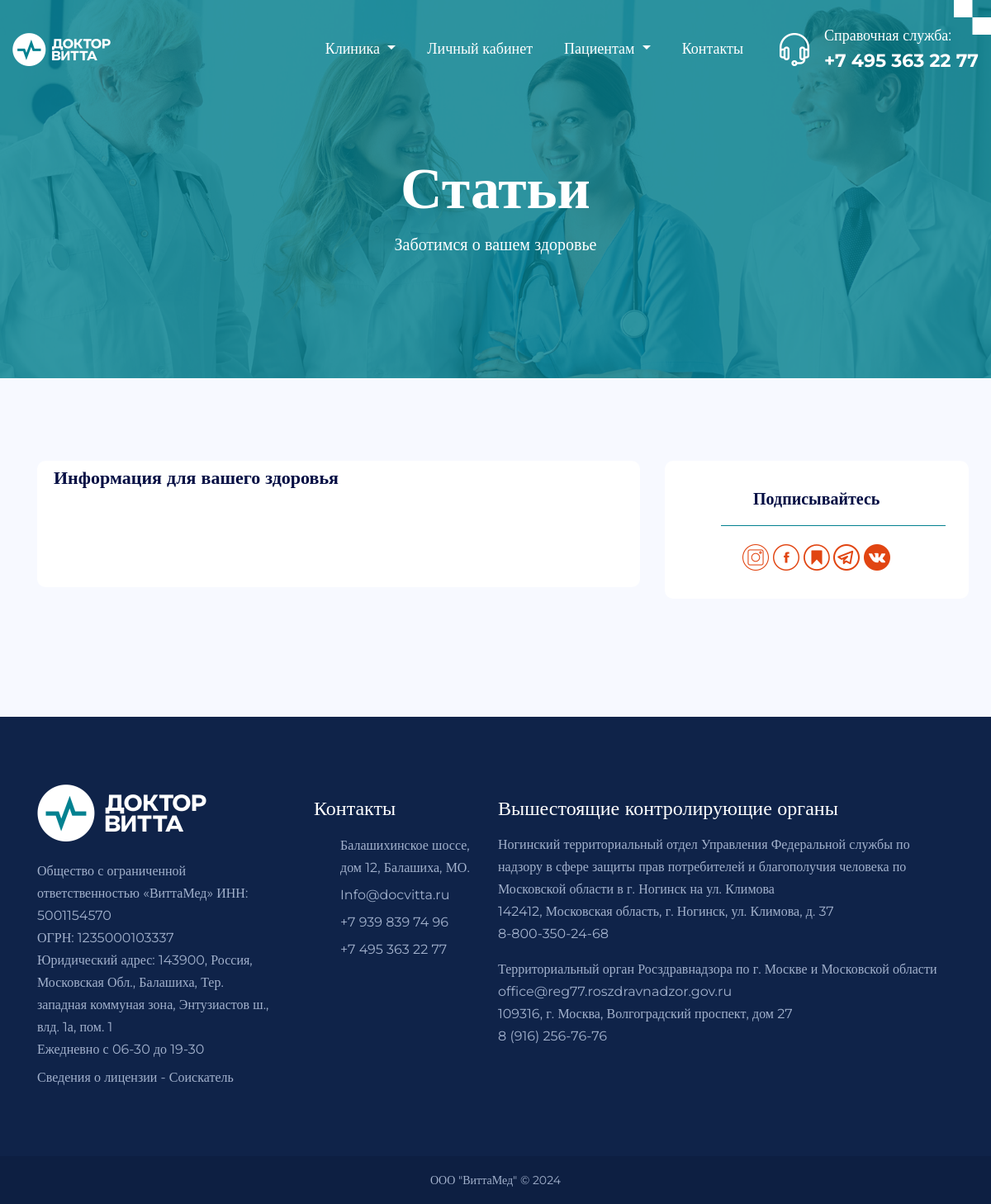
Page /article/ on the earlier database version.
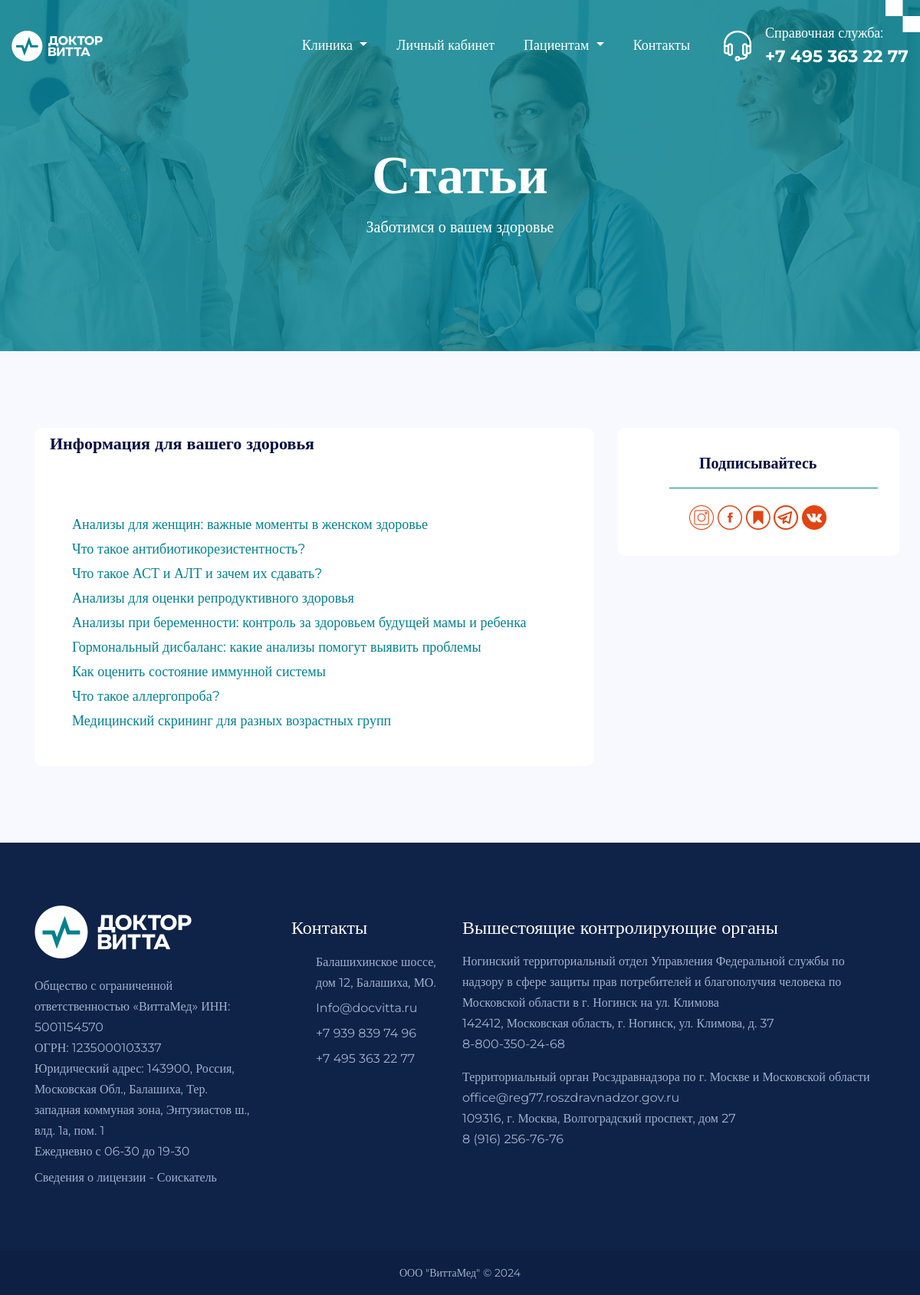
Same page on the later database version.
### homepage/models.py (models this page shows, shortened)
class Article(models.Model):
    name = models.CharField(max_length=100, verbose_name='Заголовок статьи')
    image = models.ImageField(upload_to='images/pages/', verbose_name='Изображение', null=True, blank=True)
    text = RichTextField(verbose_name='Контент статьи')

### homepage/views.py (the view)
# urls.py: path('article/', views.articles, name='articles'),
def articles(request):
    articles = Article.objects.all()
    pages = Page.objects.all()
    context = {'articles': articles, 'pages': pages}
    return render(request, 'homepage/articles.html', context=context)

### templates/homepage/articles.html (shortened to what this page needs)
{% extends 'base.html' %}
{% load static %}
{% block page_css %}
    <link rel="stylesheet" href="{% static 'assets/bootstrap/bootstrap.min.css'%}">
    <link rel="stylesheet" href="{% static 'assets/css/owl.carousel.min.css'%}">
    <link rel="stylesheet" href="{% static 'assets/css/aos.css'%}">
    <link rel="stylesheet" href="{% static 'assets/css/custom-style.css'%}">
    <link rel="stylesheet" href="{% static 'assets/css/responsive.css'%}">
    <link rel="stylesheet" href="{% static 'assets/css/special-classes.css'%}">
    <link rel="stylesheet" href="{% static 'assets/css/superclasses.css'%}">
    <link rel="stylesheet" href="{% static 'assets/css/custom.css'%}">
    <link rel="stylesheet" href="{% static 'assets/css/mobile.css'%}">
{% endblock %}
{% block content %}
    <section class="w-100 float-left sub-banner-con position-relative">
        <div class="wrapper2">
            <div class="sub-banner-inner-box banner-inner-box position-relative text-center w-100 float-left">
                <h1 data-aos="fade-up" data-aos-duration="700">Статьи</h1>
                <p data-aos="fade-up" data-aos-duration="700">Заботимся о вашем здоровье<br>
                    </p>
            </div>
        </div>
    </section>
    <section class="singleblog-section blogpage-section w-100 float-left">
        <div class="container">
            <div class="row">
                <div class="col-lg-8 col-md-12 col-sm-12 col-12">
                    <div class="main-box">
                        <div class="content1">
                            <h4 data-aos="fade-up" data-aos-duration="700">Информация для вашего здоровья</h4>
                            <div class="generic-list">
                                <ul class="list-unstyled mb-0 aos-init aos-animate" data-aos="fade-up" data-aos-duration="700">
                                    {% for article in articles %}
                                    <li><a href="/article/{{article.pk}}/">{{article.name}}</a></li>
                                    {% endfor %}
                                </ul>
                            </div>
                        </div>
                    </div>
                </div>
                <div class="col-lg-4 col-md-12 col-sm-12 col-12 column">
                    {% include 'socnetworks.html' %}
                </div>
            </div>
        </div>
    </section>
{% endblock %}

### templates/base.html (shortened to what this page needs)
{% load static %}
<!DOCTYPE html>
<html lang="en">
<head>
    {% block page_css %}{% endblock %}
</head>
<body>
{% include 'header.html' %}
{% block content %}{% endblock %}
{% include 'footer.html' %}
</body>
</html>

### templates/header.html (shortened to what this page needs)
{% load static %}
    <header class="w-100 float-left header-con">
        <div class="wrapper">
            <nav class="navbar navbar-expand-lg navbar-light p-0">
                <a class="navbar-brand" href="{% url 'homepage:index' %}">
                    <figure class="mb-0">
                        <img src="{% static 'assets/images/logo_dr_vitta_2.png' %}" alt="logo">
                    </figure>
                </a>
                <div class="collapse navbar-collapse justify-content-end" id="navbarSupportedContent">
                    <ul class="navbar-nav">
                        <li class="nav-item dropdown">
                            <a class="nav-link dropdown-toggle p-0"  id="navbarDropdown32" role="button"
                                data-toggle="dropdown" aria-haspopup="true" aria-expanded="false">
                                Клиника
                            </a>
                        </li>
                        <li class="nav-item">
                            <a class="nav-link p-0" href="https://docvitta.infoclinica.ru/" target="_blank">Личный кабинет</a>
                        </li>
                        <li class="nav-item dropdown">
                            <a class="nav-link dropdown-toggle p-0"  id="navbarDropdown3" role="button"
                                data-toggle="dropdown" aria-haspopup="true" aria-expanded="false">
                                Пациентам
                            </a>
                        </li>
                        <li class="nav-item">
                            <a class="nav-link p-0" href="{% url 'homepage:contact' %}">Контакты</a>
                        </li>
                    </ul>
                    <div class="header-contact d-flex align-items-center">
                        <div class="phone d-flex align-items-center">
                            <figure class="mb-0">
                                <img src="{% static 'assets/images/headphone-icon.png' %}" alt="headphone-icon">
                            </figure>
                            <div class="phone-txt">
                                <span class="d-block">Справочная служба:</span>
                                <a href="tel:+74953632277">+7 495 363 22 77</a>
                            </div>
                        </div>
                    </div>
                </div>
            </nav>
        </div>
    </header>

### templates/socnetworks.html
{% load static %}
<div class="box1 box3">
    <h5 data-aos="fade-up" data-aos-duration="700">Подписывайтесь</h5>
    <div class="">
        <ul class="mb-0 list-unstyled " data-aos="fade-up" data-aos-duration="700">
            <a
                    href="https://instagram.com/doctorvitta" target="_blank" class="text-decoration-none"><img
                    class="fab fa-instagram" src="{% static 'assets/images/instagram.png'%}"></a>
            <a href="https://ok.ru/group/70000004744559" target="_blank"
               class="text-decoration-none"><img
                    class="fab fa-facebook-f" src="{% static 'assets/images/facebook.png'%}"></a>
            <a
                    href="https://dzen.ru/doctorvitta" target="_blank"
                    class="text-decoration-none"><img class="fab fa-twitter"
                                                      src="{% static 'assets/images/bookmark_1.png'%}"></a>
            <a
                    href="https://t.me/docvitta" target="_blank"
                    class="text-decoration-none"><img class="fab fa-twitter"
                                                      src="{% static 'assets/images/telegram.png'%}"></a>
            <a href="https://vk.com/doctorvitta" target="_blank"
               class=""><img
                    class="fab fa-linkedin-in" src="{% static 'assets/images/vk.png'%}"></a>
        </ul>
    </div>
</div>

### templates/footer.html (shortened to what this page needs)
{% load static %}
    <section class="footer-main-section w-100 float-left">
        <div class="container">
            <div class="footer-inner-con">
                <div class="footer-box footer-logo-box">
                    <figure>
                        <img src="{% static 'assets/images/logo_dr_vitta_footer.png' %}" alt="footer-logo">
                    </figure>
                    <p>Общество с ограниченной ответственностью  «ВиттаМед»
                        ИНН: 5001154570<br>
                        ОГРН: 1235000103337<br>
                        Юридический адрес: 143900, Россия, Московская Обл., Балашиха, Тер. западная коммуная зона, Энтузиастов ш., влд. 1а, пом. 1<br>
                        Ежедневно с 06-30 до 19-30</p>
                    <p class="mb-0">Сведения о лицензии - Соискатель</p>
                </div>
                <div class="footer-box contact-details-box">
                    <h4>Контакты</h4>
                    <ul class="list-unstyled mb-0">
                        <li>Балашихинское шоссе, дом 12, Балашиха, МО.
                        </li>
                        <li><a href="mailto:Info@docvitta.ru">Info@docvitta.ru</a></li>
                        <li><a href="tel:+79398397496">+7 939 839 74 96</a></li>
                        <li><a href="tel:+74953632277">+7 495 363 22 77</a></li>
                    </ul>
                </div>
                <div class="footer-box footer-newsletter">
                    <h4>Вышестоящие контролирующие органы</h4>
                    <p>Ногинский территориальный отдел Управления Федеральной службы по надзору в сфере защиты прав потребителей и благополучия человека по Московской области в г. Ногинск на ул. Климова<br>
                        142412, Московская область, г. Ногинск, ул. Климова, д. 37<br>
                        8-800-350-24-68
                    </p>
                    <p>
                        Территориальный орган Росздравнадзора по г. Москве и Московской области<br>
                        office@reg77.roszdravnadzor.gov.ru<br>
                        109316, г. Москва, Волгоградский проспект, дом 27<br>
                        8 (916) 256-76-76
                    </p>
                </div>
            </div>
        </div>
    </section>
    <div class="copyright-con w-100 float-left text-center">
        <p class="mb-0">ООО "ВиттаМед" © 2024</p>
    </div>

### static/assets/css/custom-style.css (style rules this page uses)
:root { --primary-color:#FFF; --secondary-color:#1f1f1f; --accent: #5ad0ba; --text-color: #757887; --button-color: #243ffa; --e-global-color-secondary: #ffffff; --e-global-color-text: #b0b8db; --e-global-color-white: #ffffff; --e-global-color-black: #000000; --e-global-color-very-dark-blue: #0f1e5d; --e-global-color-vivid-yellow: #dfb405; --e-global-color-soft-red: #e45267; --e-global-color-dark-blue: #0d1a4f; --e-global-color-mostly-desaturated-dark-blue: #6f789e; --e-global-color-moderate-blue: #3c59d5; --e-global-color-bright-blue:#19296f; --e-global-color-soft-blue: #506ad9; --e-global-color-light-grayish-blue:#b0b8db; --e-global-color-very-bright-blue:#19296f; --e-global-color-very-soft-blue: #4e69d9; --e-global-color-dark-moderate-blue: #303f7e; --e-global-color-bright-moderate-blue: #334cb5; --e-global-color-soft-dark-blue: #283a8a; --e-global-color-very-dark-moderate-blue: #47548c; --e-global-color-very-light-moderate-blue: #4a65d8; --e-global-color-light-moderate-blue: #4d64cb; }
a { outline:none; color:#028190; text-decoration:none; }
.blogpage-section { position: relative; padding: 130px 0 120px; background: #f7f9ff; z-index: 1; }
.singleblog-section .main-box { border-radius: 10px; position: relative; background: var(--primary-color); transition: all 0.3s ease-in-out; padding: 10px 15px 40px 10px; width: 104%; margin-left: -45px; }
.singleblog-section .main-box .content1 { margin-left: 10px; }
.singleblog-section .main-box .content1 h4 { margin-bottom: 18px; }
.singleblog-section .column { margin-left: -20px; }
.singleblog-section .box1 { border-radius: 10px; background: var(--primary-color); padding: 34px 30px; margin-bottom: 43px; width: 110%; }
.singleblog-section .box1 h5 { text-align: center; margin-bottom: 42px; }
.singleblog-section .box1 h5:after { content: ""; border-bottom: 1px solid var(--button-color); position: absolute; width: 84%; height: 43px; left: 46px; }
.singleblog-section .box3 { text-align: center; padding: 30px 30px 60px; }
.singleblog-section .box3 h5 { margin-bottom: 43px; }
.singleblog-section .box3 h5:after { content: ""; border-bottom: 1px solid var(--button-color); position: absolute; width: 84%; height: 45px; left: 46px; }
.blogpage-section a { text-decoration: none; }
@media screen and (max-width: 1440px) { .blogpage-section { padding: 100px 0; } }
@media screen and (max-width: 1440px) { .singleblog-section .main-box { width: 100%; margin-left: 0; } }
@media screen and (max-width: 1440px) { .singleblog-section .column { margin-left: 0; } }
@media screen and (max-width: 1440px) { .singleblog-section .box1 { width: 105%; padding: 34px 22px; } }

### static/assets/css/special-classes.css (style rules this page uses)
:root { --primary-color:#FFF; --secondary-color:#030d43; --accent: #028190; --text-color: #757887; --button-color: #028190; }

### static/assets/css/superclasses.css (style rules this page uses)
:root { --primary--color: #030d43; --secondary--color: #028190; --text-color: #757887; --accent: #028190; --white-color: #fff; }
.wrapper { max-width: 1374px; margin-left: auto; margin-right: auto; }
.wrapper2 { max-width: 1540px; margin-left: auto; margin-right: auto; }
h1 { font-size: 96px; font-weight: 700; line-height: 94px; color: var(--white-color); }
h4 { font-size: 22px; font-weight: 600; line-height: 22px; color: var(--primary--color); }
h5 { font-size: 20px; line-height: 24px; font-weight: 600; color: var(--primary--color); }

Differences in the rows shown:
added Article: name "Анализы для женщин: важные моменты в женском здоровье"
added Article: name "Что такое антибиотикорезистентность?"
added Article: name "Что такое АСТ и АЛТ и зачем их сдавать?"
added Article: name "Анализы для оценки репродуктивного здоровья"
added Article: name "Анализы при беременности: контроль за здоровьем будущей мамы и ребенка"
added Article: name "Гормональный дисбаланс: какие анализы помогут выявить проблемы"
added Article: name "Как оценить состояние иммунной системы"
added Article: name "Что такое аллергопроба?"
added Article: name "Медицинский скрининг для разных возрастных групп"
